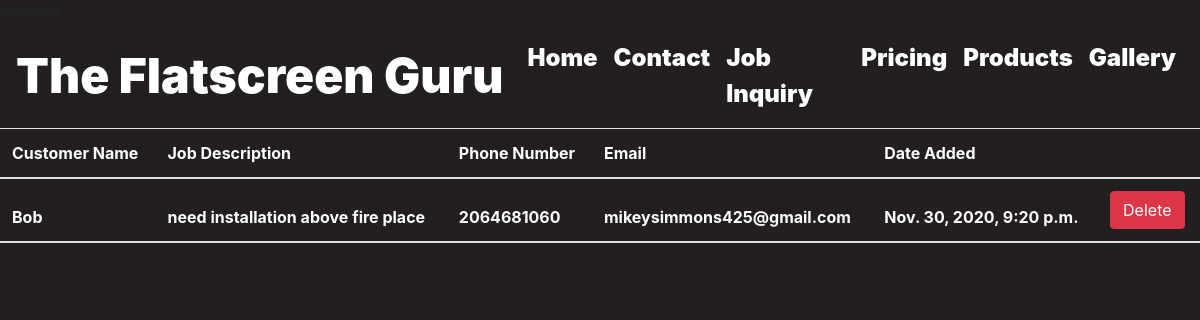
The page /welcome (signed in) on the database as committed earlier.
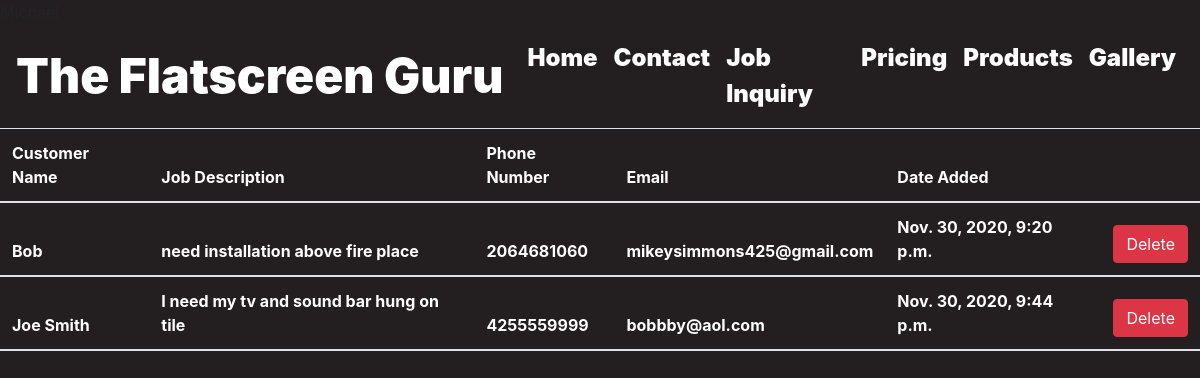
The same page on the database as committed later.
### main/models.py (models this page shows)
class Job(models.Model):
    customer_name = models.CharField(max_length=255)
    job_desc = models.TextField()
    location = models.CharField(max_length=255)
    phone_number = models.CharField(default = 000, max_length = 20)
    email_address = models.CharField(default = "no email", max_length = 100)
    created_at = models.DateTimeField(auto_now_add=True)
    updated_at = models.DateTimeField(auto_now=True)
    objects = JobManager()

### main/views.py (the view)
# urls.py: path('welcome',views.welcome),
def welcome(request):
    if 'user_id' in request.session:
        logged_in_user = User.objects.get(id=request.session['user_id'])
        all_jobs = Job.objects.all()
        context = {
        'logged_in_user': logged_in_user,
        'all_jobs' : all_jobs
        }
        return render(request,'jobs.html',context)
    else:
        return redirect('/')

### main/templates/jobs.html (shortened to what this page needs)
<!DOCTYPE html>
<html lang="en">
<head>
    <link rel="stylesheet" href="https://stackpath.bootstrapcdn.com/bootstrap/4.4.1/css/bootstrap.min.css">
    <link rel="stylesheet" href="static/css/style.css">
</head>
<body>
    <div id="container-fluid">
        <nav class="navbar navbar-expand-lg navbar-light">
            <a class="navbar-brand" href="/">The Flatscreen Guru</a>
            <div class="collapse navbar-collapse" id="navbarSupportedContent">
                <ul class="navbar-nav mr-auto">
                    <li class="nav-item active">
                        <a class="nav-link" href="/">Home <span class="sr-only">(current)</span></a>
                    </li>
                    <li class="nav-item">
                        <a class="nav-link" href="/contact">Contact</a>
                    </li>
                    <li class="nav-item">
                        <a class="nav-link" href="/jobinquiry">Job Inquiry</a>
                    </li>
                    <li class="nav-item">
                        <a class="nav-link" href="/pricing">Pricing</a>
                    </li>
                    <li class="nav-item">
                        <a class="nav-link" href="/products">Products</a>
                    </li>
                    <li class="nav-item">
                        <a class="nav-link" href="/gallery">Gallery</a>
                    </li>
                </ul>
            </div>
        </nav>
        <table class="table">
            <thead>
                <tr>
                    <th scope="col">Customer Name</th>
                    <th scope="col">Job Description</th>
                    <th scope="col">Phone Number</th>
                    <th scope="col">Email</th>
                    <th scope="col">Date Added</th>
                    <th scope="col"></th>
                </tr>
                {%for job in all_jobs%}
                <tr>
                    <th scope="col">{{job.customer_name}}</th>
                    <th scope="col">{{job.job_desc}}</th>
                    <th scope="col">{{job.phone_number}}</th>
                    <th scope="col">{{job.email_address}}</th>
                    <th scope="col">{{job.created_at}}</th>
                    <form action="/delete" method="POST">
                    <th scope="col">
                        <button type="submit" class="btn btn-danger">Delete</button></th>
                    </form>
                </tr>
                {%endfor%}
        </table>
    </div>
</body>
</html>

### main/static/css/style.css (style rules this page uses)
* { margin: 0px; padding: 0px; }
nav { background-color: #231f20; display: flex !important; justify-content: center !important; }
.navbar-brand { display: flex !important; justify-content: center !important; color: white !important; }
nav a { color:white !important; font-weight:900 ; font-size: x-large; font-family: -apple-system, BlinkMacSystemFont, 'Segoe UI', Roboto, Oxygen, Ubuntu, Cantarell, 'Open Sans', 'Helvetica Neue', sans-serif }
.navbar-brand { font-size: xxx-large; font-family: -apple-system, BlinkMacSystemFont, 'Segoe UI', Roboto, Oxygen, Ubuntu, Cantarell, 'Open Sans', 'Helvetica Neue', sans-serif; font-weight: 900 !important; color: white !important; }
body { background-color: #231f20; }
.table { color:white !important; }

Rows that differ between the two databases and show on the page:
added Job: customer_name "Joe Smith", job_desc "I need my tv and sound bar hung on tile", phone_number "4255559999", email_address "bobbby@aol.com", created_at "Nov. 30, 2020, 9:44 p.m."
